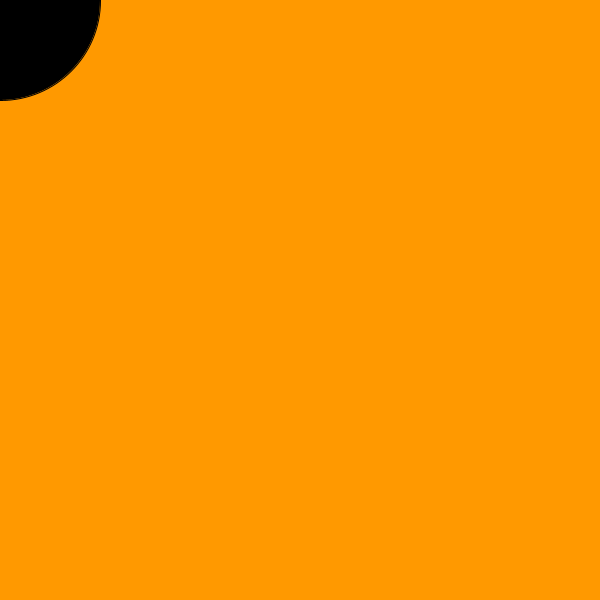
Frame 1 (no input)
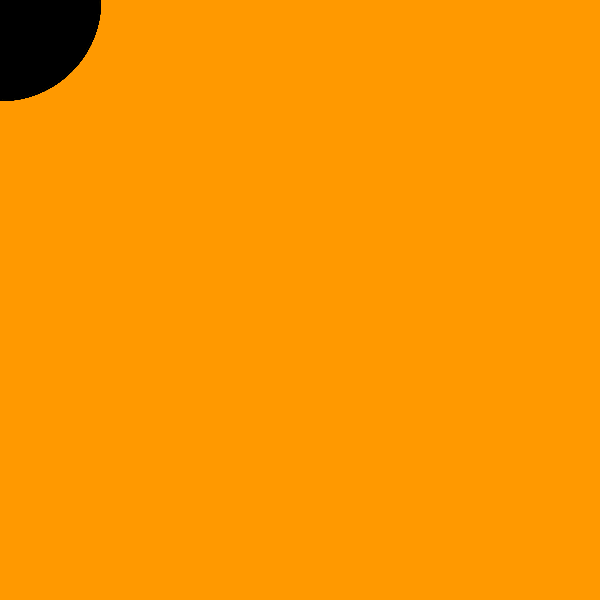
Frame 60 (the mouse pressed at the canvas centre just before this capture)
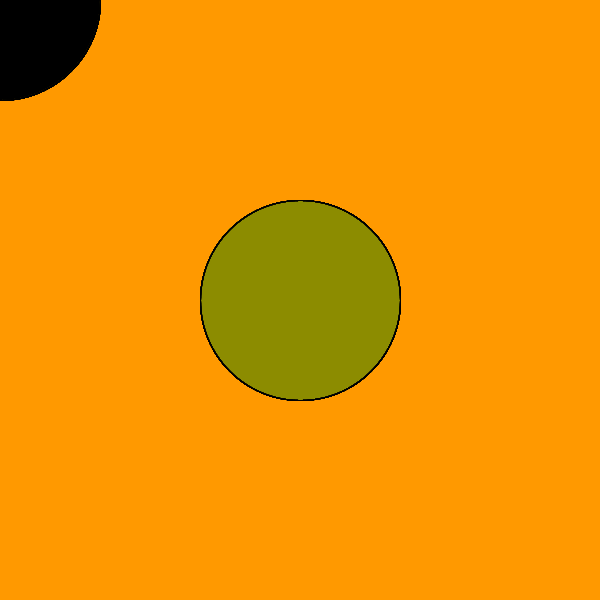
Frame 120 (the mouse held since frame 60 and released just before this capture)

The Processing sketch that drew these frames (run headless with seeded random() and noise(); from frame 60 on, the mouse is pressed at the canvas centre):

// Processing sketch: Color_Datatype
// ── Color_Datatype.pde
color c;
// c is an instance of the color datatype
// color is not technically a class. which is why lowercase.
// red(), green(), blue()

void setup() {
  size(600, 600);

// #FF9900 = FF (RED)  99 (GREEN)  00 (BLUE)
  color hexColor = #FF9900;
  background(hexColor);
}

void draw() {
  fill(c);
  c = color (map(mouseX, 0, width, 0, 255), 
    map(mouseY, 0, height, 0, 255), 
    blue (c), 10);
    
// brightness() hue() saturation()
  println(brightness(c));
  ellipse(mouseX, mouseY, 200, 200);
}
